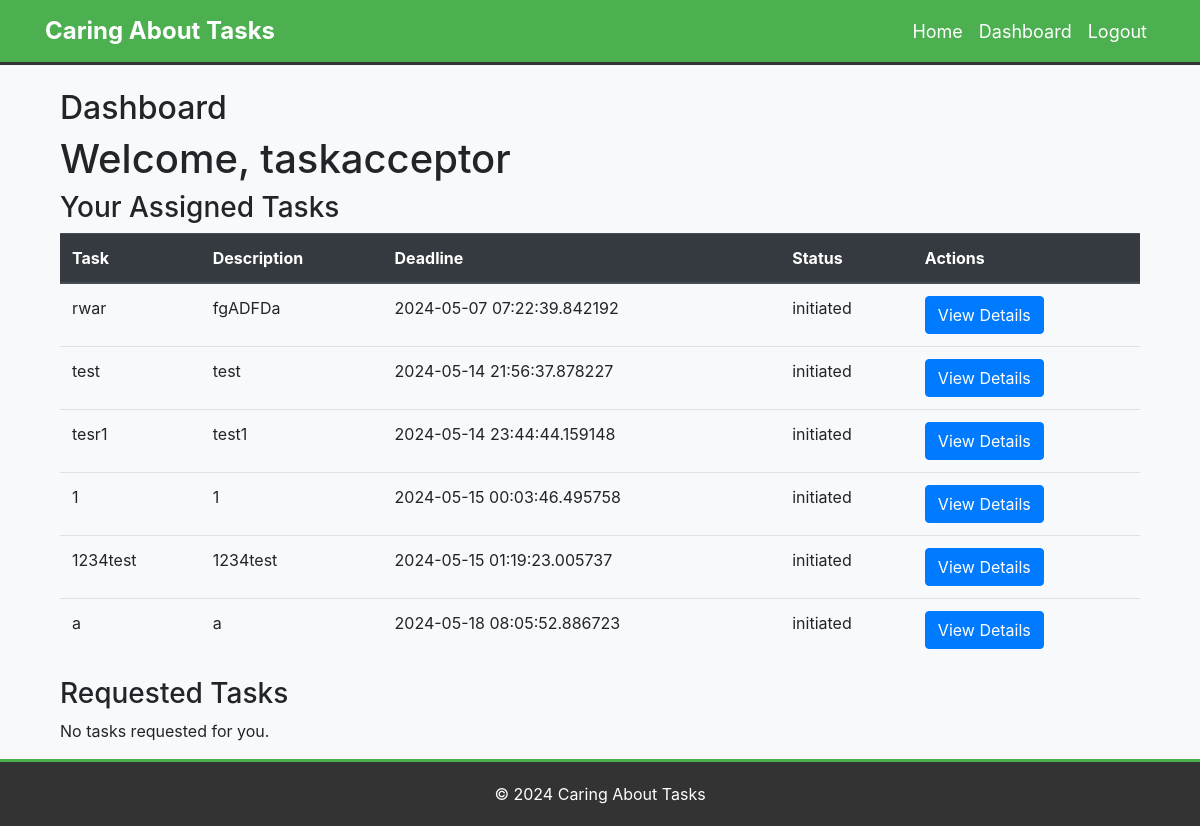
Page /dashboard (signed in) on the earlier database version.
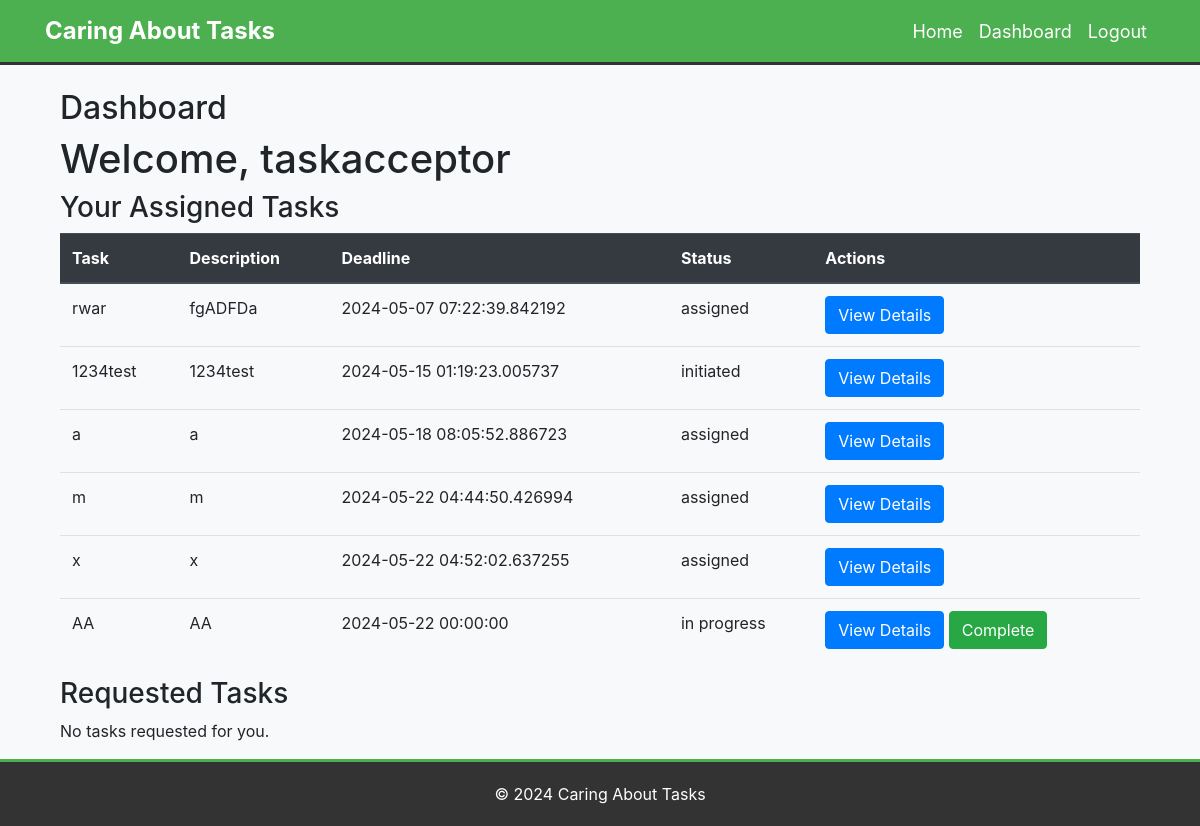
Same page on the later database version.
### app.py (models this page shows, shortened)
class Task(db.Model):
    id = db.Column(db.Integer, primary_key=True)
    title = db.Column(db.String(100), nullable=False)
    description = db.Column(db.Text, nullable=False)
    status = db.Column(db.String(20), nullable=False, default='initiated')
    deadline = db.Column(db.DateTime, nullable=False, default=datetime.utcnow)
    taskgiver_id = db.Column(db.Integer, db.ForeignKey('user.id'), nullable=False)
    taskacceptor_id = db.Column(db.Integer, db.ForeignKey('user.id'))

### app.py (the view)
@app.route('/dashboard')
@login_required
def dashboard():
    if current_user.type == 'taskgiver':
        tasks = Task.query.filter_by(taskgiver_id=current_user.id).all()
        return render_template('dashboard_taskgiver.html', tasks=tasks)
    else:
        tasks = Task.query.filter_by(taskacceptor_id=current_user.id).all()
        requested_tasks = Task.query.filter_by(status='requested').join(User, Task.taskgiver_id == User.id).filter(User.tasks_given.any(id=Task.id)).all()
        return render_template('dashboard_taskacceptor.html', tasks=tasks, requested_tasks=requested_tasks)

### app.py (called while the page is built)
@login_manager.user_loader
def load_user(user_id):
    return User.query.get(int(user_id))

### templates/dashboard_taskacceptor.html
{% extends "base.html" %}
{% block content %}
<div class="container">
    <h2>Dashboard</h2>
    <h1>Welcome, {{ current_user.username }}</h1>
    <h3>Your Assigned Tasks</h3>
    {% if tasks %}
        <table class="table">
            <thead class="thead-dark">
                <tr>
                    <th scope="col">Task</th>
                    <th scope="col">Description</th>
                    <th scope="col">Deadline</th>
                    <th scope="col">Status</th>
                    <th scope="col">Actions</th>
                </tr>
            </thead>
            <tbody>
                {% for task in tasks %}
                    <tr>
                        <td>{{ task.title }}</td>
                        <td>{{ task.description }}</td>
                        <td>{{ task.deadline }}</td>
                        <td>{{ task.status }}</td>
                        <td>
                            <a href="{{ url_for('task_details', task_id=task.id) }}" class="btn btn-primary">View Details</a>
                            {% if task.status == 'in progress' %}
                                <form action="{{ url_for('complete_task', task_id=task.id) }}" method="POST" style="display:inline;">
                                    <button type="submit" class="btn btn-success">Complete</button>
                                </form>
                            {% endif %}
                        </td>
                    </tr>
                {% endfor %}
            </tbody>
        </table>
    {% else %}
        <p>No tasks assigned to you.</p>
    {% endif %}
    <h3>Requested Tasks</h3>
    {% if requested_tasks %}
        <table class="table">
            <thead class="thead-dark">
                <tr>
                    <th scope="col">Task</th>
                    <th scope="col">Description</th>
                    <th scope="col">Deadline</th>
                    <th scope="col">Status</th>
                    <th scope="col">Actions</th>
                </tr>
            </thead>
            <tbody>
                {% for task in requested_tasks %}
                    <tr>
                        <td>{{ task.title }}</td>
                        <td>{{ task.description }}</td>
                        <td>{{ task.deadline }}</td>
                        <td>{{ task.status }}</td>
                        <td>
                            <form action="{{ url_for('accept_task', task_id=task.id) }}" method="POST" style="display:inline;">
                                <button type="submit" class="btn btn-primary">Accept</button>
                            </form>
                        </td>
                    </tr>
                {% endfor %}
            </tbody>
        </table>
    {% else %}
        <p>No tasks requested for you.</p>
    {% endif %}
</div>
{% endblock %}

Differences in the rows shown:
no longer on this page (row edited): Task: title "test", description "test", deadline "2024-05-14 21:56:37.878227", status "initiated"
no longer on this page (row edited): Task: title "tesr1", description "test1", deadline "2024-05-14 23:44:44.159148", status "initiated"
no longer on this page (row edited): Task: title "1", description "1", deadline "2024-05-15 00:03:46.495758", status "initiated"
changed Task "rwar": status "initiated" → "assigned"
changed Task (number 3 of 6 on the later page): status "initiated" → "assigned"
added Task: title "m", description "m", deadline "2024-05-22 04:44:50.426994", status "assigned"
added Task: title "x", description "x", deadline "2024-05-22 04:52:02.637255", status "assigned"
added Task: title "AA", description "AA", deadline "2024-05-22 00:00:00", status "in progress"
